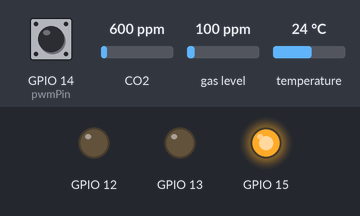
Simulated run of this sketch. Board: ESP8266 (NodeMCU). Shown: output pins drawn as LEDs (lit = HIGH). Inputs (shaded band) come from the test bench; at power-on: GPIO 14 (pwmPin) LOW, CO2 600 ppm, gas level 100 ppm, temperature 24 °C. WiFi joins after 1.5 s; servers stay silent unless stated; uploads are accepted with an empty reply; what the sketch prints to the serial monitor is not drawn.

Above: at 2.7 s.
2.8 s: GPIO 14 (pwmPin) pulsed HIGH 2 times (0.12 s each, 0.3 s apart)
At 3.07 s:
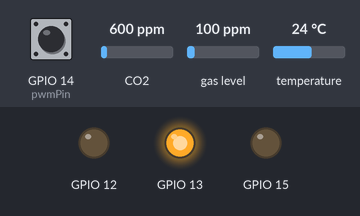
At 3.6 s:
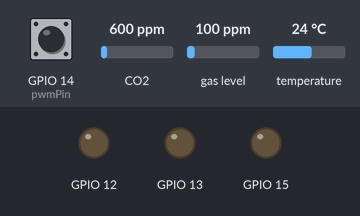
Timing chart, 0 to 9.8 s (numbered marks = the images above; inputs shaded):
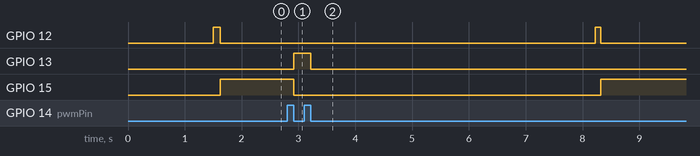

The sketch:

Client.ino
```cpp
#include <ESP8266WiFi.h>
#include <WiFiClient.h>
#include <ESP8266WebServer.h>
#include <ESP8266HTTPClient.h>
#include "Adafruit_CCS811.h"


/* Set these to your desired credentials. */
const char *ssid = "IITGN";  //ENTER YOUR WIFI SETTINGS
const char *password = "12345678";
#define pwmPin 14
int prevVal = LOW;
long th, tl, h, l, ppm, ppm2 = 0.0;
String incoming;

Adafruit_CCS811 ccs;

//=======================================================================
//                    Power on setup
//=======================================================================

void setup() {
  Serial.begin(9600);
   pinMode(pwmPin, INPUT);
   pinMode(12, OUTPUT);
   pinMode(15, OUTPUT);
   pinMode(13, OUTPUT);
WiFi.mode(WIFI_OFF);        //Prevents reconnection issue (taking too long to connect)
  WiFi.mode(WIFI_STA);        //This line hides the viewing of ESP as wifi hotspot
  WiFi.begin(ssid, password);     //Connect to your WiFi router
  Serial.println("");
  Serial.print("Connecting");
  // Wait for connection
  while (WiFi.status() != WL_CONNECTED) {
    delay(500);
    Serial.print(".");

  }

  //If connection successful show IP address in serial monitor
  Serial.println("");
  Serial.print("Connected to ");
  Serial.println(ssid);
  Serial.print("IP address: ");
  Serial.println(WiFi.localIP());  //IP address assigned to your ESP
    Serial.println("CCS811 test");

  if(!ccs.begin()){
    Serial.println("Failed to start sensor! Please check your wiring.");
    while(1);
  }
  while(!ccs.available());
  float temp = ccs.calculateTemperature();
  ccs.setTempOffset(temp - 25.0);

}
 String ADCData, station, postData,ccs811;
//=======================================================================
//                    Main Program Loop
//=======================================================================
void loop() {
  HTTPClient http;  ;//Declare object of class HTTPClient
 if(ccs.available()){
  digitalWrite(12,HIGH);
    float temp = ccs.calculateTemperature();
    ccs811=temp;
    if(!ccs.readData()){
      ppm=ccs.geteCO2();
      ccs811=ccs811+","+ppm + "ppm,"+String(ccs.getTVOC())+ "ppb";
      Serial.println(ccs811);
    }
    else{
      Serial.println("ERROR!");
      while(1);
    }
  }
  delay(100);
  digitalWrite(12,LOW);
  digitalWrite(15,HIGH);
      do {

        th = pulseIn(pwmPin, HIGH, 1004000)/1000;

        tl = 1004 - th;

        ppm2 = 5000 * (th-2)/(th+tl-4);

    } while (ppm2 < 0.0);
    digitalWrite(15,LOW);
  //Post Data
//while (Serial.available()>0 )
//{
//  if (Serial.available() > 0) { incoming = Serial.readString();}
//}
  digitalWrite(13,HIGH);

  postData = ccs811 +","+ppm2 +"ppm";//+incoming;
  Serial.println(postData);


  http.begin("http://10.0.137.171:5005/");              //Specify request destination//10.0.137.171

  int httpCode = http.POST(postData);   //Send the request
  String payload = http.getString();    //Get the response payload
 Serial.println(postData);
  Serial.println(httpCode);   //Print HTTP return code
  Serial.println(payload);    //Print request response payload

  http.end();  //Close connection
  delay(100);
  digitalWrite(13,LOW);
  delay(5000);  //Post Data at every 5 seconds
}
```

Measured:
- after the input at 2.8 s, GPIO 12: LOW → HIGH after 5.4 s, → LOW 0.10 s later; GPIO 13: LOW → HIGH after 0.12 s, → LOW 0.30 s later; GPIO 15: HIGH → LOW after 0.12 s, → HIGH 5.4 s later
